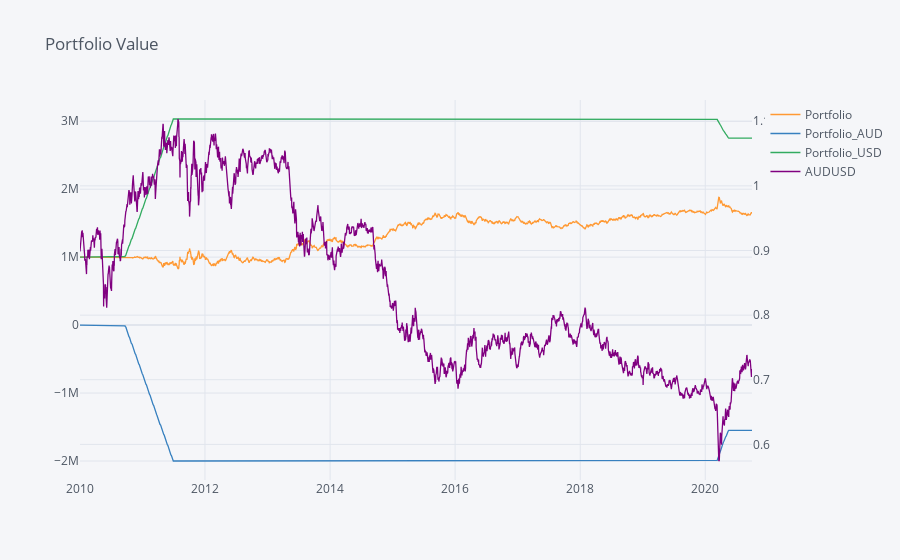

Write notebook code for a chart like this one.
### Code cell
import cufflinks as cf

columns = ["Portfolio", "Portfolio_AUD", "Portfolio_USD", "AUDUSD"]

df[columns].iplot(
    secondary_y="AUDUSD",
    title="Portfolio Value",
)

### Figure 1 — Plotly figure (JSON) as saved in the notebook; plotly's stock layout.template omitted (floating-point values rounded to 4 significant figures; data arrays with more than 128 entries replaced by an {"elided": "..."} marker saying what was removed)
{"data": [{"line": {"color": "rgba(255, 153, 51, 1.0)", "dash": "solid", "shape": "linear", "width": 1.3}, "mode": "lines", "name": "Portfolio", "text": "", "type": "scatter", "x": {"elided": "2799 str values"}, "y": {"elided": "2799 float values"}}, {"line": {"color": "rgba(55, 128, 191, 1.0)", "dash": "solid", "shape": "linear", "width": 1.3}, "mode": "lines", "name": "Portfolio_AUD", "text": "", "type": "scatter", "x": {"elided": "2799 str values"}, "y": {"elided": "2799 int values"}}, {"line": {"color": "rgba(50, 171, 96, 1.0)", "dash": "solid", "shape": "linear", "width": 1.3}, "mode": "lines", "name": "Portfolio_USD", "text": "", "type": "scatter", "x": {"elided": "2799 str values"}, "y": {"elided": "2799 float values"}}, {"line": {"color": "rgba(128, 0, 128, 1.0)", "dash": "solid", "shape": "linear", "width": 1.3}, "mode": "lines", "name": "AUDUSD", "text": "", "type": "scatter", "x": {"elided": "2799 str values"}, "xaxis": "x", "y": {"elided": "2799 float values"}, "yaxis": "y2"}], "layout": {"legend": {"bgcolor": "#F5F6F9", "font": {"color": "#4D5663"}}, "paper_bgcolor": "#F5F6F9", "plot_bgcolor": "#F5F6F9", "title": {"font": {"color": "#4D5663"}, "text": "Portfolio Value"}, "xaxis": {"gridcolor": "#E1E5ED", "showgrid": true, "tickfont": {"color": "#4D5663"}, "title": {"font": {"color": "#4D5663"}, "text": ""}, "zerolinecolor": "#E1E5ED"}, "yaxis": {"gridcolor": "#E1E5ED", "showgrid": true, "tickfont": {"color": "#4D5663"}, "title": {"font": {"color": "#4D5663"}, "text": ""}, "zerolinecolor": "#E1E5ED"}, "yaxis2": {"anchor": "x", "gridcolor": "#E1E5ED", "overlaying": "y", "showgrid": true, "side": "right", "tickfont": {"color": "#4D5663"}, "title": {"text": ""}, "zerolinecolor": "#E1E5ED"}}}
